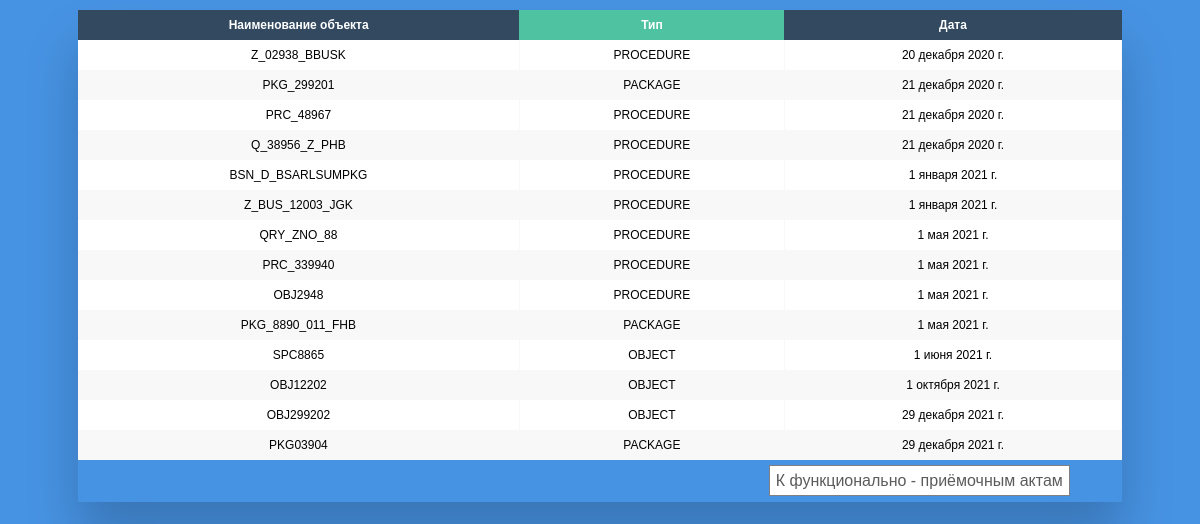
/certificates/check, run on an earlier commit of the app's database.
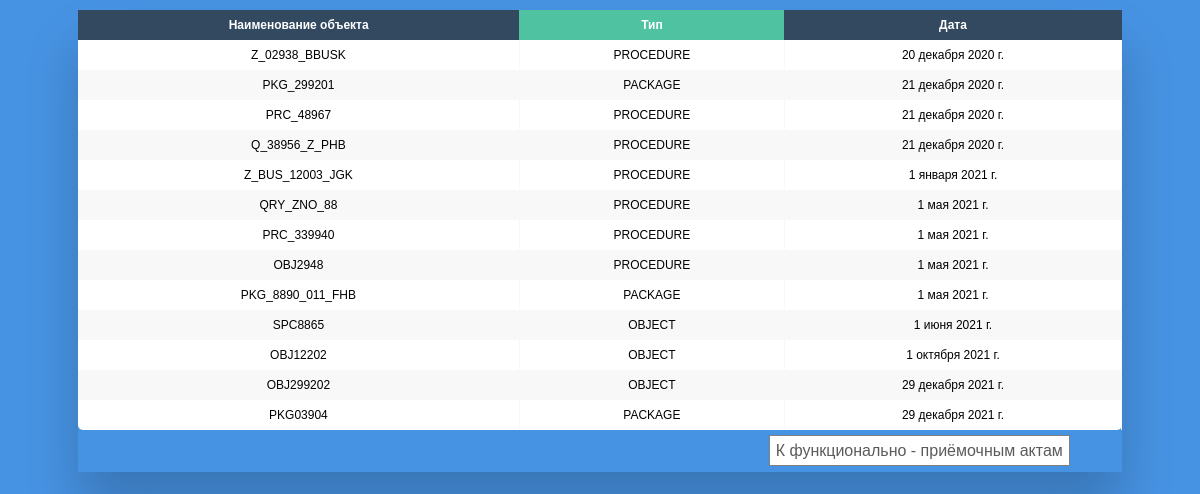
And on a later commit of the database.
### core/models.py (models this page shows, shortened)
class SystemList(models.Model):
	class Meta:
		verbose_name = 'Системный список'
		verbose_name_plural = 'Системные списки'
	name = models.CharField(
		max_length=255,
		verbose_name='Наименование объекта'
	)
	type = models.CharField(
		max_length=255,
		verbose_name='Тип'
	)
	date = models.DateField(
		verbose_name='Дата'
	)

### core/views.py (the view)
# urls.py: path('certificates/check', views.FACCheckView.as_view(), name='fac-check'),
class FACCheckView(ListView):
	model = models.SystemList
	template_name = 'system/check.html'
	queryset = models.SystemList.objects.order_by('date')
	def get_queryset(self):
		qs = super(FACCheckView, self).get_queryset()
		objects = models.FuncAcceptanceCertificate.objects.all()
		objects_names = qs.values_list('name', flat=True)
		add_names = set()
		exclude_names = set()
		for obj in objects:
			for name in obj.objs.replace(' ', '').split(','):
				if name in objects_names:
					for f in qs:
						if f.name == name:
							if obj.date == f.date:
								exclude_names.add(name)
		return qs.exclude(name__in=exclude_names)

### templates/system/check.html (shortened to what this page needs)
<!doctype html>
<html lang="en">
<head>
</head>
<body>
    <div class="table-wrapper">
        <table class="fl-table">
            <thead>
                <tr>
                    <th>Наименование объекта</th>
                    <th>Тип</th>
                    <th>Дата</th>
                </tr>
            </thead>
            <tbody>
                {% for obj in object_list %}
                    <tr>
                        <td>{{ obj.name }}</td>
                        <td>{{ obj.type }}</td>
                        <td>{{ obj.date }}</td>
                    </tr>
                {% endfor %}
        </table>
        <div class="buttons">
            <a href="{% url 'fac-list' %}">К функционально - приёмочным актам</a>
        </div>
    </div>
</body>
</html>

What changed in the data, as far as the page shows it:
no longer on this page (row edited): SystemList: name "BSN_D_BSARLSUMPKG", type "PROCEDURE", date "1 января 2021 г."
